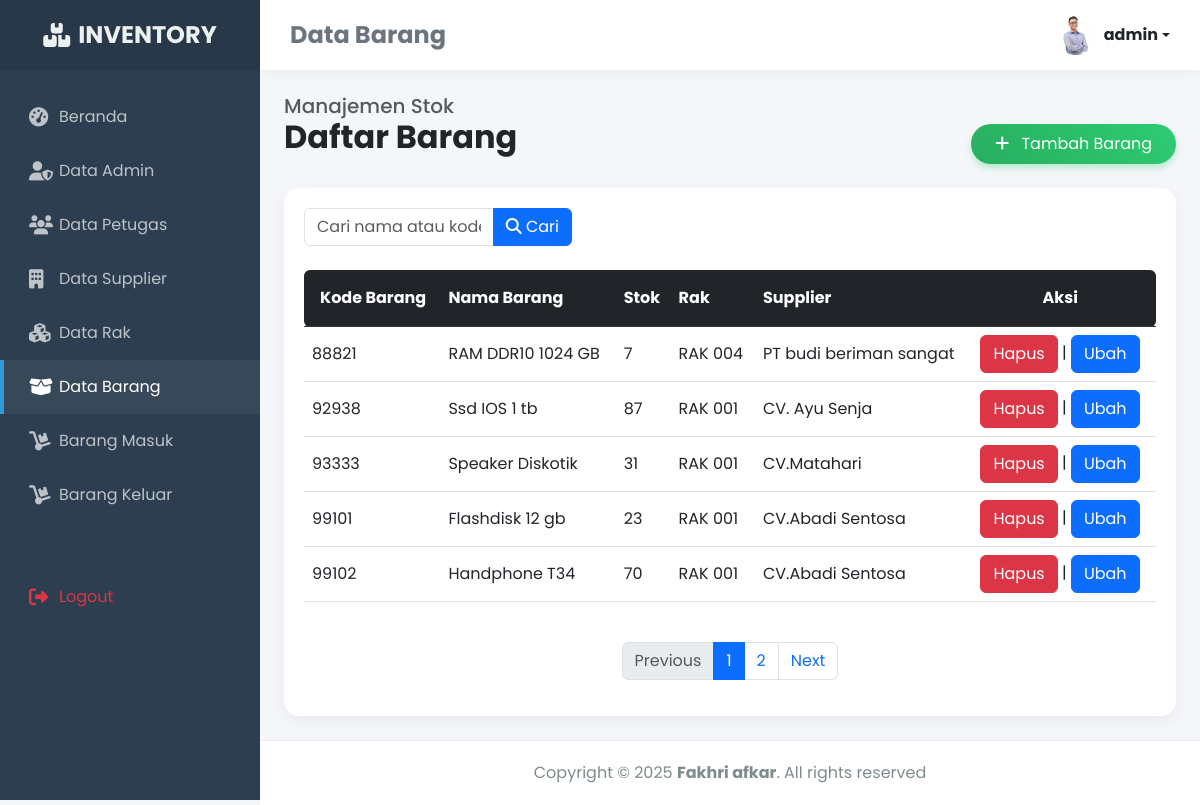
The app's page /admin/index.php?m=barang&s=awal (signed in) with its own data.
### tables this page shows
CREATE TABLE `tb_barang` (
  `kode_brg` int(11) NOT NULL,
  `nama_brg` varchar(255) NOT NULL,
  `stok` int(11) NOT NULL,
  `rak` varchar(255) NOT NULL,
  `supplier` varchar(255) NOT NULL
);

### admin/modul/barang/paging.php (the view, shortened to what this page needs)
<head>
</head>
<?php
include '../koneksi.php';
$batas = 5;
$halaman = isset($_GET['halaman']) ? (int)$_GET['halaman'] : 1;
$halaman_awal = ($halaman > 1) ? ($halaman * $batas) - $batas : 0;
$next = $halaman + 1;
$data = mysqli_query($koneksi, "SELECT * FROM tb_barang");
$jumlah_data = mysqli_num_rows($data);
$total_halaman = ceil($jumlah_data / $batas);
if (isset($_POST['go'])) {
    $cari = $_POST['cari'];
    $data_rak = mysqli_query($koneksi, "SELECT * FROM tb_barang WHERE nama_brg LIKE '%" . $cari . "%'");
} else {
    $data_rak = mysqli_query($koneksi, "SELECT * FROM tb_barang LIMIT $halaman_awal, $batas");
}
foreach ($data_rak as $row):
?>
    <tr>
        <td><?php echo $row['kode_brg']; ?></td>
        <td><?php echo $row['nama_brg']; ?></td>
        <td><?php echo $row['stok']; ?></td>
        <td><?php echo $row['rak']; ?></td>
        <td><?php echo $row['supplier']; ?></td>
        <td><a href="index.php?m=barang&s=hapus&kode_brg=<?php echo $row['kode_brg']; ?>" onclick="return confirm('Yakin Akan dihapus?')"><button class="btn btn-danger">Hapus</button></a> | <a href="index.php?m=barang&s=ubah&kode_brg=<?php echo $row['kode_brg']; ?>"><button class="btn btn-primary">Ubah</button></a></td>
    </tr>
<?php endforeach; ?>

### admin/modul/barang/title.php (shortened to what this page needs)
<!DOCTYPE html>
<html lang="id">
<head>
    <link href="https://cdn.jsdelivr.net/npm/bootstrap@5.3.0/dist/css/bootstrap.min.css" rel="stylesheet">
    <link href="https://cdnjs.cloudflare.com/ajax/libs/font-awesome/6.4.0/css/all.min.css" rel="stylesheet">
    <link href="https://unpkg.com/aos@2.3.1/dist/aos.css" rel="stylesheet">
</head>
<body>
    <div class="sidebar" id="sidebar">
        <a href="#" class="sidebar-brand">
            <i class="fas fa-boxes me-2"></i> INVENTORY
        </a>
        <div class="sidebar-nav">
            <a href="?m=awal.php"><i class="fas fa-tachometer-alt"></i> Beranda</a>
            <a href="?m=admin&s=awal"><i class="fas fa-user-shield"></i> Data Admin</a>
            <a href="?m=petugas&s=awal"><i class="fas fa-users"></i> Data Petugas</a>
            <a href="?m=supplier&s=awal"><i class="fas fa-building"></i> Data Supplier</a>
            <a href="?m=rak&s=awal"><i class="fas fa-cubes"></i> Data Rak</a>
            <a href="?m=barang&s=awal" class="active"><i class="fas fa-box-open"></i> Data Barang</a>
            <a href="?m=barangMasuk&s=awal"><i class="fas fa-dolly"></i> Barang Masuk</a>
            <a href="?m=barangKeluar&s=awal"><i class="fas fa-dolly"></i> Barang Keluar</a>
            <a href="logout.php" onclick="return confirm('Yakin ingin logout?')" class="text-danger mt-5">
                <i class="fas fa-sign-out-alt"></i> Logout
            </a>
        </div>
    </div>
    <div class="main-content" id="content">
        <nav class="top-navbar">
            <h4 class="mb-0 fw-bold text-secondary">Data Barang</h4>
            <?php
                $id = $_SESSION['idinv'];
                include '../koneksi.php';
                $sql = "SELECT * FROM tb_admin WHERE id_admin = '$id'";
                $query = mysqli_query($koneksi, $sql);
                $r = mysqli_fetch_array($query);
            ?>
            <div class="dropdown">
                <a class="d-flex align-items-center text-decoration-none dropdown-toggle text-dark" href="#" role="button" data-bs-toggle="dropdown" aria-expanded="false">
                    <img src="../images/admin/<?php echo $r['foto']; ?>" alt="Admin" class="rounded-circle me-2" style="width: 40px; height: 40px; object-fit: cover;">
                    <span class="fw-bold d-none d-md-inline"><?php echo $r['nama']; ?></span>
                </a>
            </div>
        </nav>
        <div class="container-fluid p-4">
            <div class="row mb-4 align-items-end" data-aos="fade-down">
                <div class="col-md-6">
                    <h5 class="text-muted mb-0">Manajemen Stok</h5>
                    <h2 class="fw-bold text-dark">Daftar Barang</h2>
                </div>
                <div class="col-md-6 text-md-end mt-3 mt-md-0">
                     <button type="button" class="btn btn-add px-4 py-2 rounded-pill" data-bs-toggle="modal" data-bs-target="#exampleModalCenter">
                        <i class="fas fa-plus me-2"></i> Tambah Barang
                    </button>
                </div>
            </div>
            <div class="card-custom" data-aos="fade-up">
                <div class="row mb-4">
                    <div class="col-md-6 col-lg-4">
                        <form action="" method="POST">
                            <div class="input-group">
                                <input type="text" name="cari" class="form-control" placeholder="Cari nama atau kode barang..." aria-label="Cari Barang">
                                <button type="submit" name="go" class="btn btn-primary"><i class="fas fa-search"></i> Cari</button>
                            </div>
                        </form>
                    </div>
                </div>
                <div class="table-responsive">
                    <table class="table table-hover align-middle">
                        <thead class="table-dark">
                            <tr>
                                <th class="py-3 ps-3 rounded-start">Kode Barang</th>
                                <th class="py-3">Nama Barang</th>
                                <th class="py-3">Stok</th>
                                <th class="py-3">Rak</th>
                                <th class="py-3">Supplier</th>
                                <th class="py-3 pe-3 rounded-end text-center">Aksi</th>
                            </tr>
                        </thead>
                        <tbody>
                            <?php include 'paging.php'; ?>
                        </tbody>
                    </table>
                </div>
                <nav aria-label="Page navigation" class="mt-4">
                    <ul class="pagination justify-content-center">
                        <li class="page-item <?php if($halaman <= 1){ echo 'disabled'; } ?>">
                            <a class="page-link" <?php if($halaman > 1){ echo "href='?m=barang&s=awal&halaman=$previous'"; } ?>>Previous</a>
                        </li>
                        <?php for($x=1;$x<=$total_halaman;$x++){ ?>
                            <li class="page-item <?php if($halaman == $x) echo 'active'; ?>">
                                <a class="page-link" href="?m=barang&s=awal&halaman=<?php echo $x ?>"><?php echo $x; ?></a>
                            </li>
                        <?php } ?>
                        <li class="page-item <?php if($halaman >= $total_halaman) { echo 'disabled'; } ?>">
                            <a class="page-link" <?php if($halaman < $total_halaman) { echo "href='?m=barang&s=awal&halaman=$next'"; } ?>>Next</a>
                        </li>
                    </ul>
                </nav>
            </div>
        </div>
        <footer>
            <p class="mb-0">Copyright &copy; <script>document.write(new Date().getFullYear());</script> <strong>Fakhri afkar</strong>. All rights reserved</p>
        </footer>
    </div>
</body>
</html>

### admin/modul/barang/title.php (style rules this page uses)
body { font-family: 'Poppins', sans-serif; background-color: #f4f6f9; overflow-x: hidden; }
.sidebar { min-height: 100vh; width: 260px; background: #2c3e50; color: #fff; position: fixed; transition: all 0.3s; z-index: 100; }
.sidebar-brand { height: 70px; display: flex; align-items: center; justify-content: center; font-size: 24px; font-weight: 700; background: rgba(0,0,0,0.1); color: #ecf0f1; text-decoration: none; }
.sidebar-nav { padding: 20px 0; }
.sidebar-nav a { padding: 15px 25px; display: flex; align-items: center; color: #bdc3c7; text-decoration: none; transition: 0.3s; border-left: 4px solid transparent; }
.sidebar-nav a:hover, .sidebar-nav a.active { color: #fff; background: rgba(255,255,255,0.05); border-left: 4px solid #3498db; }
.sidebar-nav i { width: 30px; font-size: 1.2rem; }
.main-content { margin-left: 260px; transition: all 0.3s; min-height: 100vh; display: flex; flex-direction: column; }
.top-navbar { background: #fff; box-shadow: 0 2px 10px rgba(0,0,0,0.05); height: 70px; padding: 0 30px; display: flex; align-items: center; justify-content: space-between; }
.card-custom { border: none; border-radius: 15px; box-shadow: 0 5px 15px rgba(0,0,0,0.05); background: white; padding: 20px; }
.btn-add { background: linear-gradient(45deg, #27ae60, #2ecc71); color: white; border: none; box-shadow: 0 4px 6px rgba(46, 204, 113, 0.3); }
footer { background: #fff; padding: 20px; text-align: center; color: #7f8c8d; border-top: 1px solid #eee; margin-top: auto; }

### records on screen
tb_barang: kode_brg "88821", nama_brg "RAM DDR10 1024 GB", stok "7", rak "RAK 004", supplier "PT budi beriman sangat"
tb_barang: kode_brg "92938", nama_brg "Ssd IOS 1 tb", stok "87", rak "RAK 001", supplier "CV. Ayu Senja"
tb_barang: kode_brg "93333", nama_brg "Speaker Diskotik", stok "31", rak "RAK 001", supplier "CV.Matahari"
tb_barang: kode_brg "99101", nama_brg "Flashdisk 12 gb", stok "23", rak "RAK 001", supplier "CV.Abadi Sentosa"
tb_barang: kode_brg "99102", nama_brg "Handphone T34", stok "70", rak "RAK 001", supplier "CV.Abadi Sentosa"

### other values on screen
$r['nama'] "admin"
